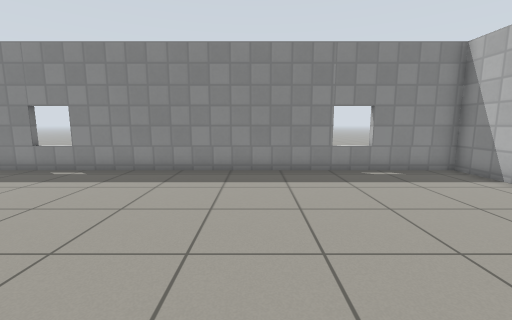
View 1 (above)

16 first-person views from a walk through a robot-simulator world made for Gazebo. The camera is 0.94 m above the floor, tilts 8° down and sees 90° across. The floor is counted in squares, 0.5 m on a side. Each view is taken from the middle of a square. On the plan, view 1 faces up. The plan holds only what a view shows up to about 15 squares ahead; the rest is blank. Gazebo's built-in surfaces are drawn with simple patterns.

View 2
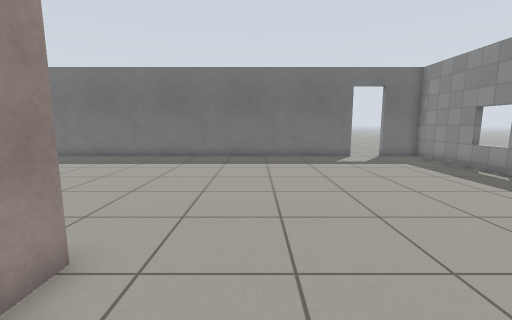

View 3
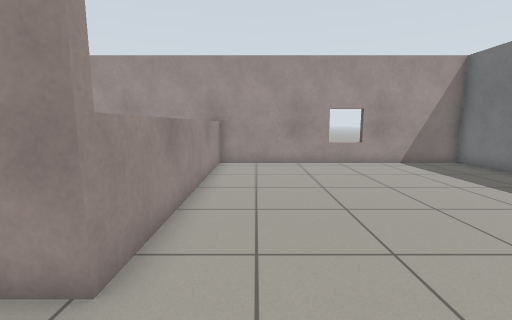

View 4
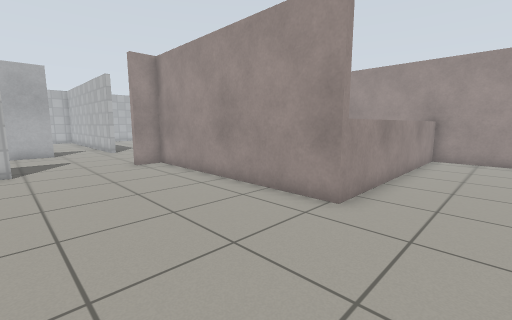

View 5
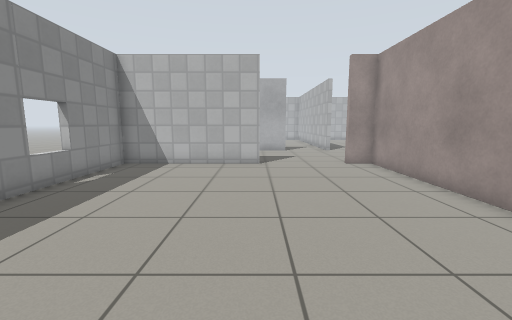

View 6
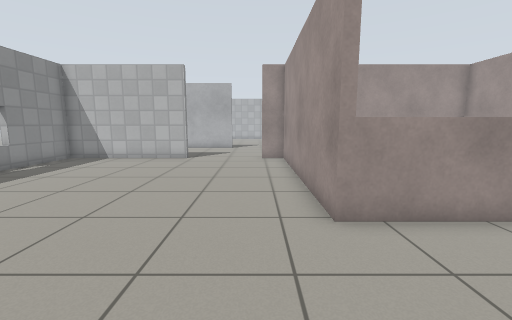

View 7
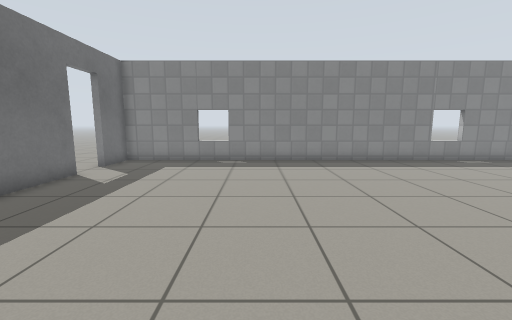

View 8
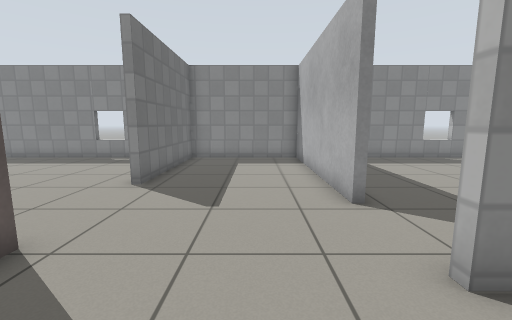

View 9
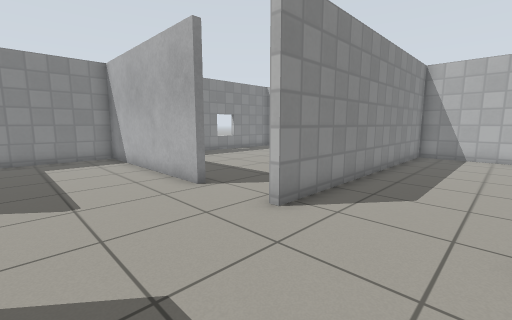

View 10
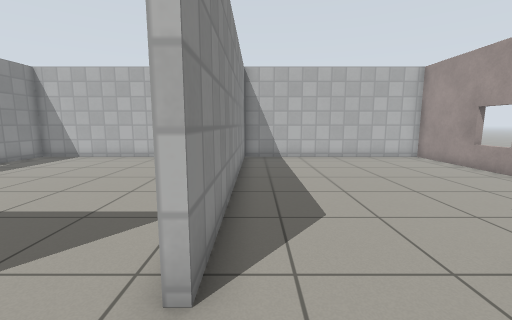

View 11
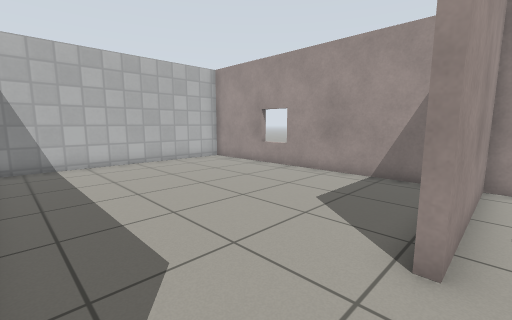

View 12
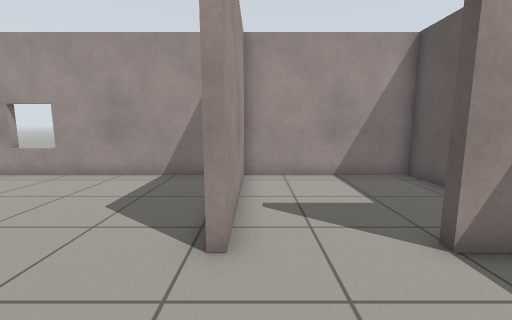

View 13
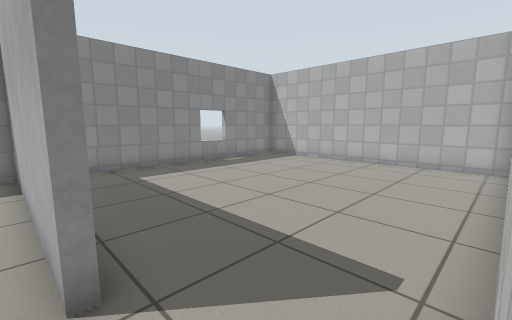

View 14
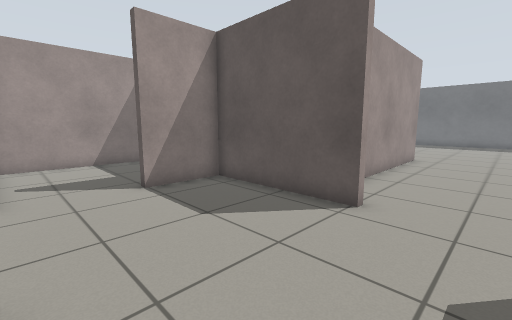

View 15
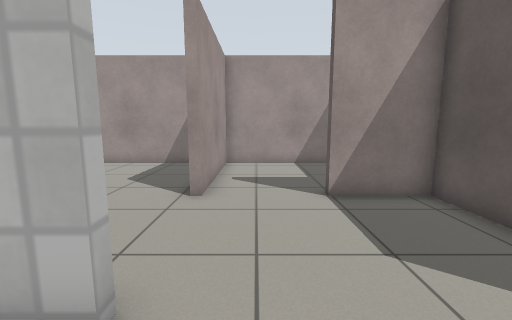

View 16
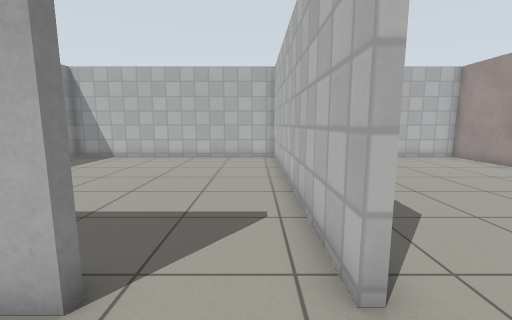

### Floor plan
Points are (right, up) in squares from view 1. A wall is a line through its corners. A room is listed if a view was taken in it or the views show most of it. See-through windows are left out.
Room 1 (views 1, 2, 3, 4, 5, 6, 7)
walls: (-12.7, 6.5) (-12.7, -11.3) (-1.1, -11.3); (8.1, 3.8) (8.1, 10.3) (-12.7, 10.3) (-12.7, 8.3); (-1.2, -11.4) (-1.2, -1.5) (8.1, -1.5) (8.1, -0.3)
ways out: opening at (8, 1.5) to room 2; open door at (-13, 7.5)
Room 2 (views 8, 9, 10, 11, 12, 13, 14, 15, 16)
walls: (14.4, 1.9) (14.4, 10.3) (8.4, 10.3) (8.4, 3.8) (8.1, 3.8); (8.1, -0.3) (8.4, -0.3) (8.4, -5.5) (11.1, -5.5); (14.4, -1) (15.4, -1)
ways out: opening at (8, 1.5) to room 1; opening at (15, -3.5) to room 3; opening at (15, 0.5) to room 4; opening at (13, -6) to room 5
Room 3 (no view inside)
walls: (15.9, -11.3) (26.7, -11.3) (26.7, -1.3) (14.4, -1.3)
ways out: opening at (15, -3.5) to room 2
Room 4 (no view inside)
walls: (15.4, -1) (26.7, -1) (26.7, 10.3) (16.2, 10.3)
ways out: opening at (15, 0.5) to room 2
Room 5 (no view inside)
walls: (8.4, -9.4) (8.4, -11.3) (14.4, -11.3) (14.4, -5.5)
ways out: opening at (13, -6) to room 2

Where each view was taken, in squares from view 1:
view 1: 0 up, 0 right, facing up
view 2: 1 up, 2 right, facing left
view 3: 1 up, 3 left, facing down
view 4: 4 up, 4 left, facing down-right
view 5: 4 up, 4 left, facing right
view 6: 0 up, 6 left, facing right
view 7: 3 down, 6 left, facing up
view 8: 4 down, 12 right, facing up
view 9: 5 down, 10 right, facing up-right
view 10: 2 down, 12 right, facing right
view 11: 2 down, 14 right, facing down-right
view 12: 2 down, 14 right, facing down
view 13: 1 down, 14 right, facing up-right
view 14: 2 up, 14 right, facing down-left
view 15: 1 up, 13 right, facing down
view 16: 0 up, 12 right, facing right
